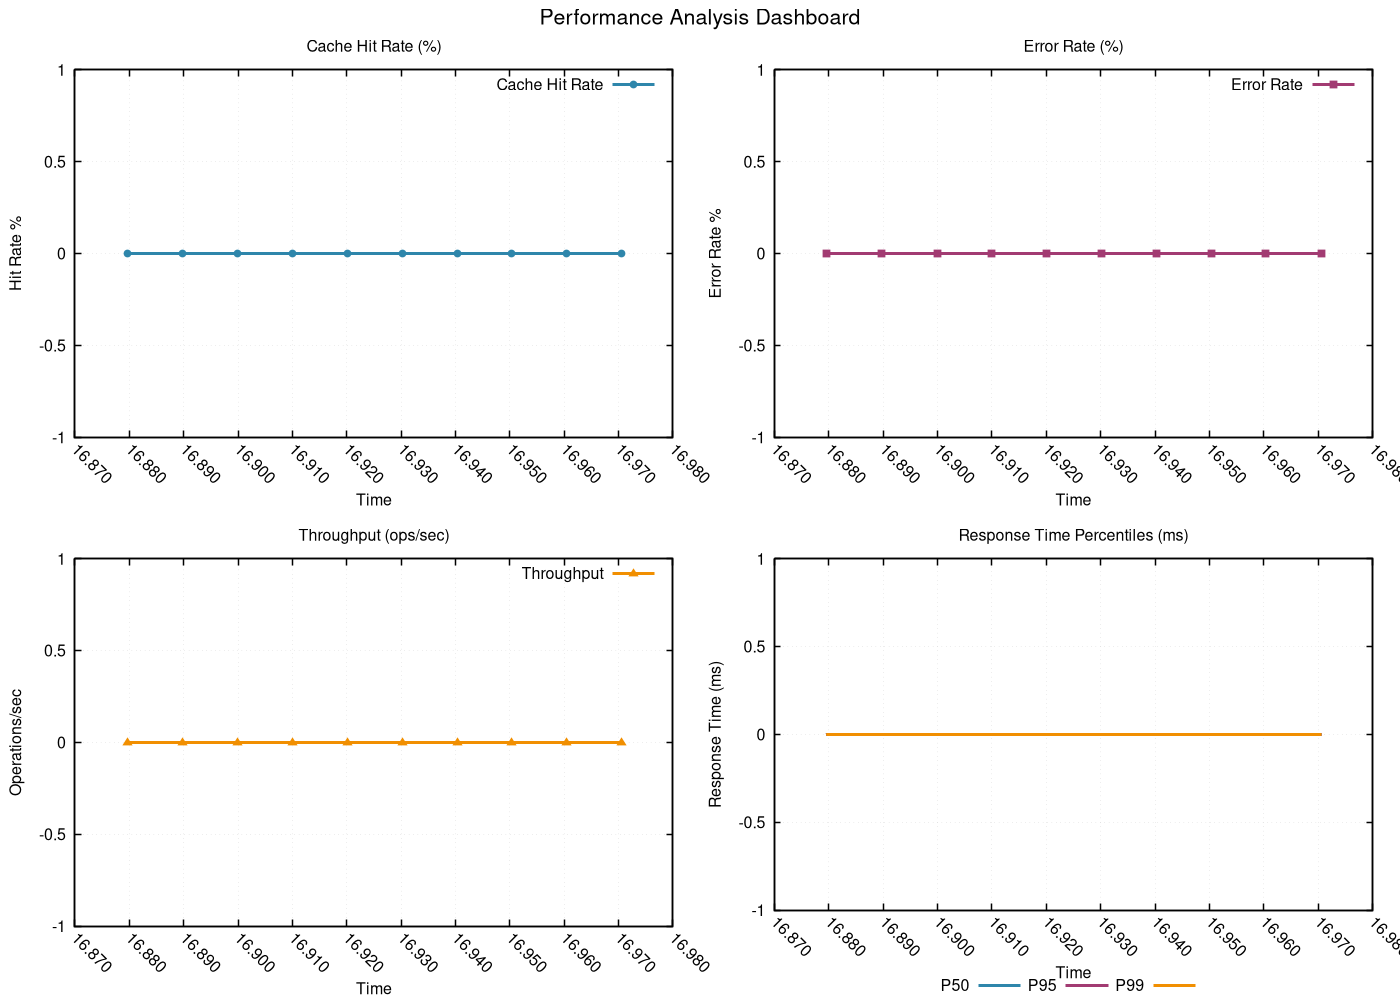

This figure's gnuplot source:
# GNUplot script for performance metrics
set terminal pngcairo enhanced font 'Helvetica,12' size 1400,1000
set output 'png/insertion_sort_20260131_225833_algorithm.png'

set multiplot layout 2,2 title 'Performance Analysis Dashboard' font 'Helvetica,16'
set style line 1 lc rgb '#2E86AB' lt 1 lw 3 pt 7 ps 0.8
set style line 2 lc rgb '#A23B72' lt 1 lw 3 pt 5 ps 0.8
set style line 3 lc rgb '#F18F01' lt 1 lw 3 pt 9 ps 0.8
set style line 4 lc rgb '#F19C79' lt 1 lw 3 pt 11 ps 0.8
set style line 5 lc rgb '#0ABB9F' lt 1 lw 3 pt 13 ps 0.8

set format x "%.3f"
set xtics rotate by -45
set autoscale x

set title 'Cache Hit Rate (%)'
set xlabel 'Time'
set ylabel 'Hit Rate %'
set grid linestyle 1 lc rgb '#D3D3D3' lt 0 lw 1
set border linewidth 1.5
plot 'png/insertion_sort_20260131_225833_algorithm.dat' using 1:11 with linespoints ls 1 title 'Cache Hit Rate'
set title 'Error Rate (%)'
set xlabel 'Time'
set ylabel 'Error Rate %'
set grid linestyle 1 lc rgb '#D3D3D3' lt 0 lw 1
set border linewidth 1.5
plot 'png/insertion_sort_20260131_225833_algorithm.dat' using 1:12 with linespoints ls 2 title 'Error Rate'
set title 'Throughput (ops/sec)'
set xlabel 'Time'
set ylabel 'Operations/sec'
set grid linestyle 1 lc rgb '#D3D3D3' lt 0 lw 1
set border linewidth 1.5
plot 'png/insertion_sort_20260131_225833_algorithm.dat' using 1:13 with linespoints ls 3 title 'Throughput'
set title 'Response Time Percentiles (ms)'
set xlabel 'Time'
set ylabel 'Response Time (ms)'
set grid linestyle 1 lc rgb '#D3D3D3' lt 0 lw 1
set border linewidth 1.5
set key outside center bottom horizontal
plot 'png/insertion_sort_20260131_225833_algorithm.dat' using 1:14 with lines ls 1 title 'P50', \
     'png/insertion_sort_20260131_225833_algorithm.dat' using 1:15 with lines ls 2 title 'P95', \
     'png/insertion_sort_20260131_225833_algorithm.dat' using 1:16 with lines ls 3 title 'P99'
unset multiplot
